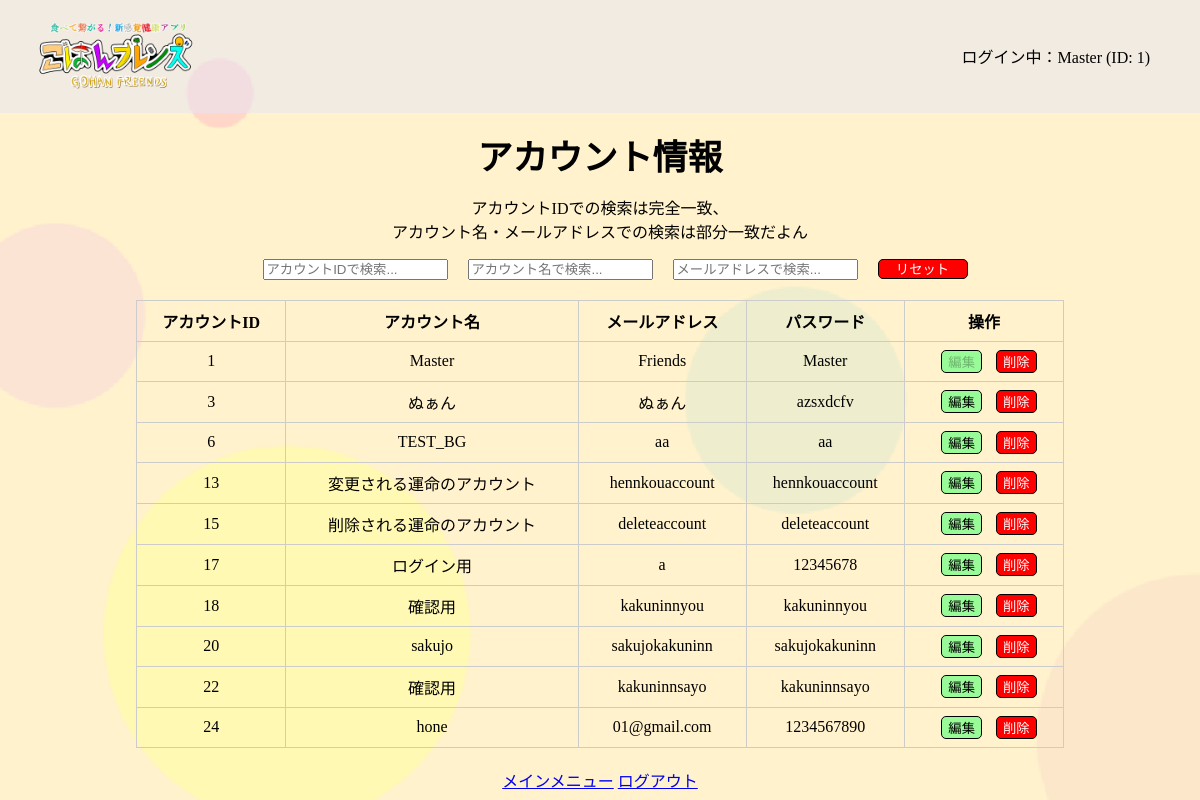
Before: /master/account_look (signed in) with the older database file.
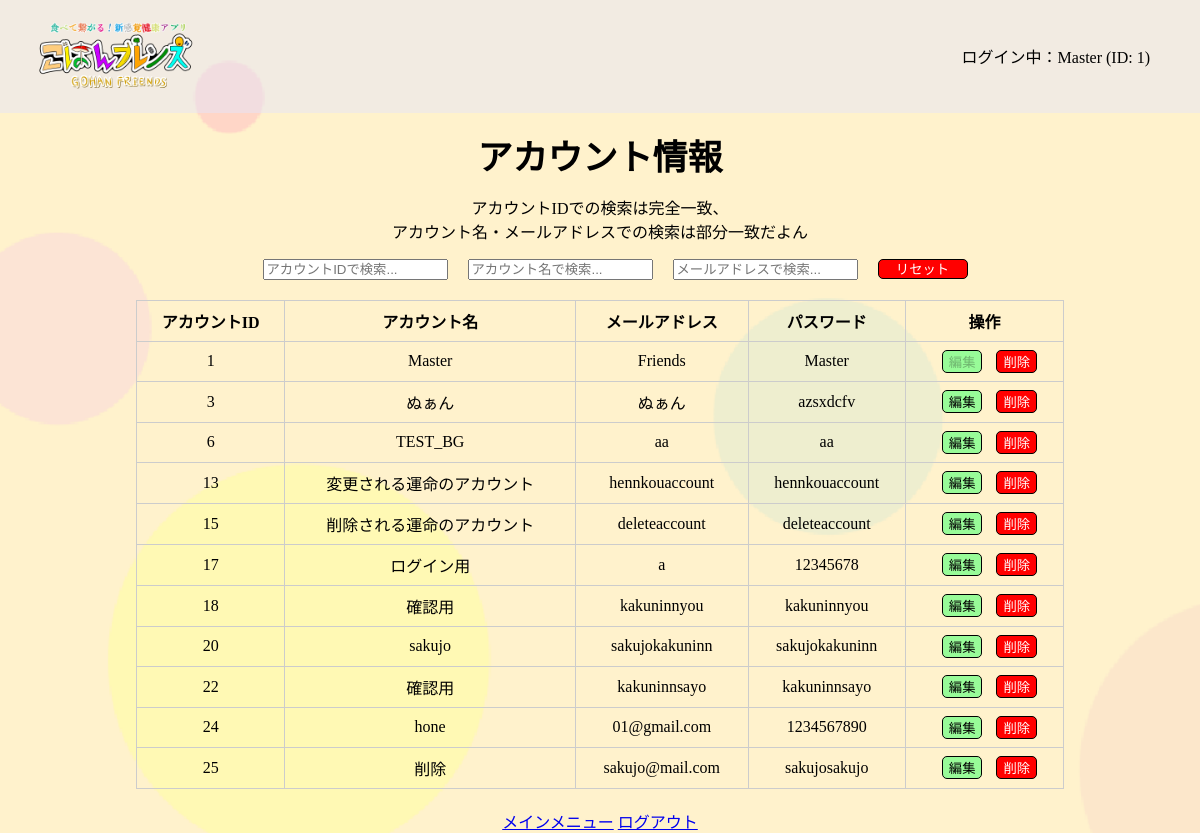
After: the same page with the newer database file.
### tables this page shows
CREATE TABLE ACCOUNT (
                        ACCOUNT_ID INTEGER PRIMARY KEY AUTOINCREMENT,
                        ACCOUNT_NAME TEXT NOT NULL,
                        MAIL TEXT NOT NULL,
                        PASS TEXT NOT NULL
                    );

### app.py (the view)
@app.route('/master/account_look')
def account_look():
    if 'account_name' in session:
        conn = get_db()
        cur = conn.cursor()
        cur.execute("SELECT ACCOUNT_ID, ACCOUNT_NAME, MAIL, PASS FROM ACCOUNT")
        accounts = cur.fetchall()
        cur.close()
        conn.close()
        return render_template('master/account_look.html', accounts=accounts)

### app.py (called while the page is built)
def get_db():
    conn = sqlite3.connect(DATABASE)
    return conn

@app.context_processor
def inject_account_info():
    return {
        'account_name': session.get('account_name'),
        'account_id': session.get('account_id')
    }

### templates/master/account_look.html (shortened to what this page needs)
{% extends 'base.html' %}
{% block content %}
<div class="main-contents">
    <p class="main-text">アカウント情報<br><div class="txt-center">アカウントIDでの検索は完全一致、<br>アカウント名・メールアドレスでの検索は部分一致だよん</div></p>
    <div style="display: flex; justify-content: center; align-items: center; margin-bottom: 20px;">
        <input type="text" id="searchAccountId" placeholder="アカウントIDで検索..." oninput="searchAccounts()">
        <input type="text" id="searchAccountName" placeholder="アカウント名で検索..." oninput="searchAccounts()">
        <input type="text" id="searchEmail" placeholder="メールアドレスで検索..." oninput="searchAccounts()">
        <button id="resetButton" type="button" onclick="resetSearch()" class="reset-button">リセット</button>
    </div>
    <div class="table-container">
        <table>
            <tr>
                <th>アカウントID</th>
                <th>アカウント名</th>
                <th>メールアドレス</th>
                <th>パスワード</th>
                <th>操作</th>
            </tr>
            {% for account in accounts %}
            <tr>
                <td>{{ account[0] }}</td>
                <td data-original="{{ account[1] }}">{{ account[1] }}</td>
                <td data-original="{{ account[2] }}">{{ account[2] }}</td>
                <td data-original="{{ account[3] }}">{{ account[3] }}</td>
                <td>
                    {% if account[0] == 1 %}
                    <button class="edit-button" type="button" disabled>編集</button>
                    <button class="delete-button" type="button" disabled>削除</button>
                    {% else %}
                    <button class="edit-button" type="button"
                        onclick="editRow(this.parentElement.parentElement)">編集</button>
                    <button class="delete-button" type="button"
                        onclick="showDeleteConfirmation(this.parentElement.parentElement)">削除</button>
                    {% endif %}
                </td>
            </tr>
            {% endfor %}
        </table>
    </div>
    <div class="txt-center">
        <a href="{{ url_for('mainmenu') }}">メインメニュー</a>
        <a href="{{ url_for('logout') }}">ログアウト</a>
    </div>
</div>
{% endblock %}

Changed rows visible on the page:
added ACCOUNT: ACCOUNT_ID "25", ACCOUNT_NAME "削除", MAIL "sakujo@mail.com", PASS "sakujosakujo", shows "編集"
